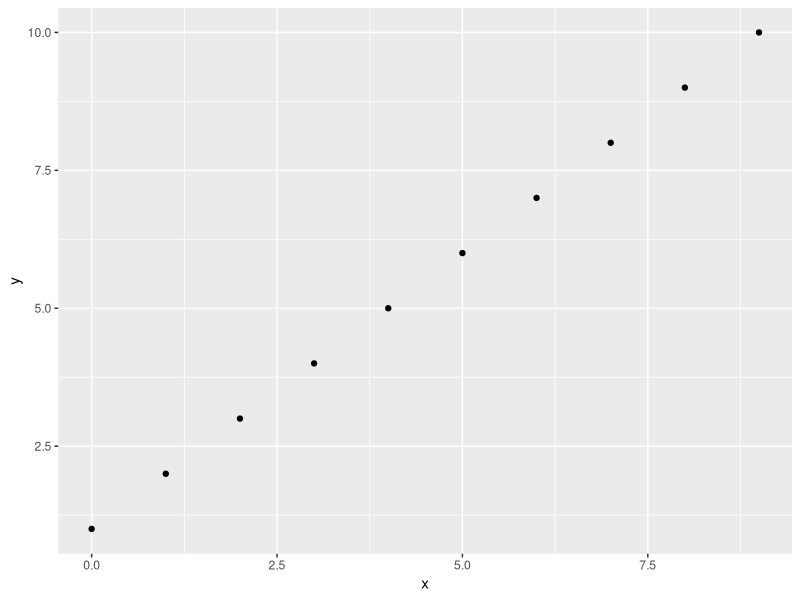

Reproduce this figure in R.
library(ggplot2)

d.panels <- data.frame(x=c(0:9), y=c(1:10))

#ggplot2 point plot
ggplot(data=d.panels, mapping=aes(x=x, y=y)) + geom_point()